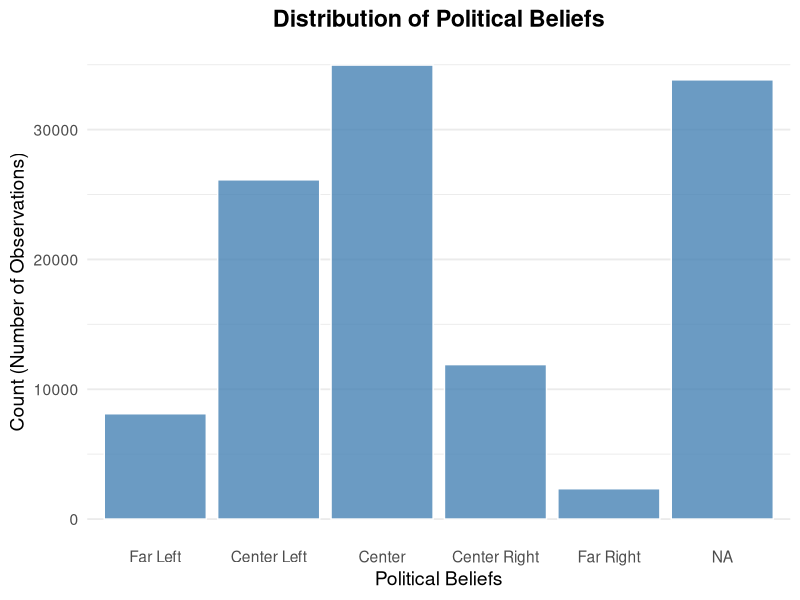
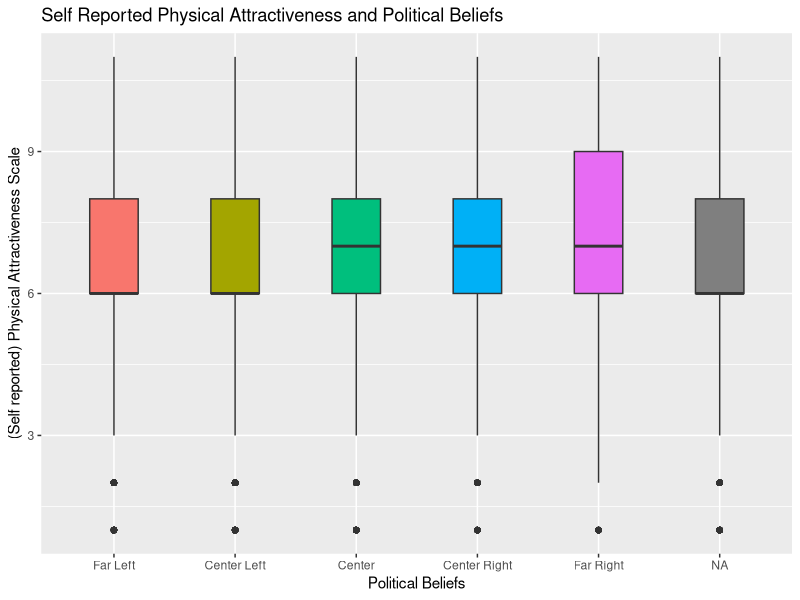
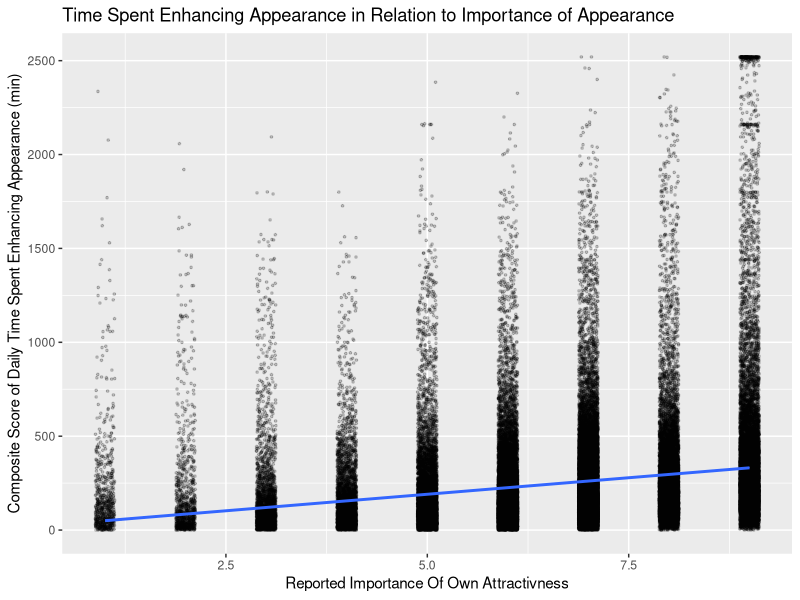

Write R code to recreate these figures, in order.
## ---- chunk 1
#| label: load-data
#| include: false
library(ggplot2)
library(here)
# quarto doesn't find my files in nested folder structure, 
# doctor google recommends this code from the "here" package, which works.

h1 <- utils::read.csv(here::here("data/processed_data/practice_h1.csv"))
h2 <- utils::read.csv(here::here("data/processed_data/practice_h2.csv"))
## ---- chunk 2

# small data fix

# I realized that my boxplot labelled the x-axis wrong, so I need to changes the levels in my cot_politics variable
# For the sake of simplicity, I will just do this here.

h1$cot_politics <- factor(h1$cot_politics, levels = c("far_left", "center_left", "center", "center_right", "far_right"))

## ---- chunk 3
#| label: h1-descriptives
# Count respondents in each group.
table(h1$cot_politics)

# Summarize attractiveness points seperately in each group.
by(h1$self_physatt, h1$cot_politics, summary)

## ---- chunk 4
#| label: fig-distr
#| fig-cap: "Distribution of Political Beliefs"
#| fig-width: 8
#| fig-height: 5

# 2. Generate the plot
ggplot(h1, aes(x = cot_politics)) +
  geom_bar(fill = "steelblue", color = "white", alpha = 0.8) +
  labs(
    title = "Distribution of Political Beliefs",
    x = "Political Beliefs",
    y = "Count (Number of Observations)"
  ) +
  theme_minimal(base_size = 14) +
           scale_x_discrete(labels = c("Far Left", "Center Left", "Center", "Center Right", "Far Right")) +# Clean theme with readable font size
  theme(
    plot.title = element_text(face = "bold", hjust = 0.5),
    panel.grid.major.x = element_blank()  
      # Removes vertical gridlines for cleaner look
  )
## ---- chunk 5
#| label: fig-pol-att
#| fig-cap: "Self Reported Physical Attractiveness and Political Beliefs"
#| fig-width: 8
#| fig-height: 5


# plot
ggplot(data = h1, aes(x = cot_politics,
                   y = self_physatt,
                   fill = cot_politics)) +
         geom_boxplot(width = .4) + 
         labs(x = "Political Beliefs", 
         y = "(Self reported) Physical Attractiveness Scale",, 
         title = "Self Reported Physical Attractiveness and Political Beliefs") +
         scale_x_discrete(labels = c("Far Left", "Center Left", "Center", "Center Right", "Far Right")) +
         guides(fill = "none") 

## ---- chunk 6
#| label: h1_anovas

model <- aov(self_physatt ~ cot_politics, data = h1)
summary(model)

# Pairwise comparisons
TukeyHSD(model)


## ---- chunk 7
#| label: h2-descriptives
# don't show ID here
summary(h2[, c("attract_importance_1", "app_enh_total")])

## ---- chunk 8
#| label: fig-attenh
#| fig-cap: "Time Spent Enhancing Appearance in Relation to Importance of Appearance"
#| fig-width: 8
#| fig-height: 5

#Scatter Plot with line
ggplot(data = h2, 
                  aes(x = attract_importance_1,
                      y = app_enh_total)) +
                         geom_jitter(width=.12, height=.1, alpha=.2, size = .6)  +
        labs(x = "Reported Importance Of Own Attractivness", 
        y = "Composite Score of Daily Time Spent Enhancing Appearance (min)", 
        title = "Time Spent Enhancing Appearance in Relation to Importance of Appearance") +
  geom_smooth(method="lm")



## ---- chunk 9
#| label: correlation
r <- cor(h2$attract_importance_1, h2$app_enh_total, use = "complete.obs")
round(r,2)

cor.test(h2$attract_importance_1, h2$app_enh_total, use = "complete.obs")
